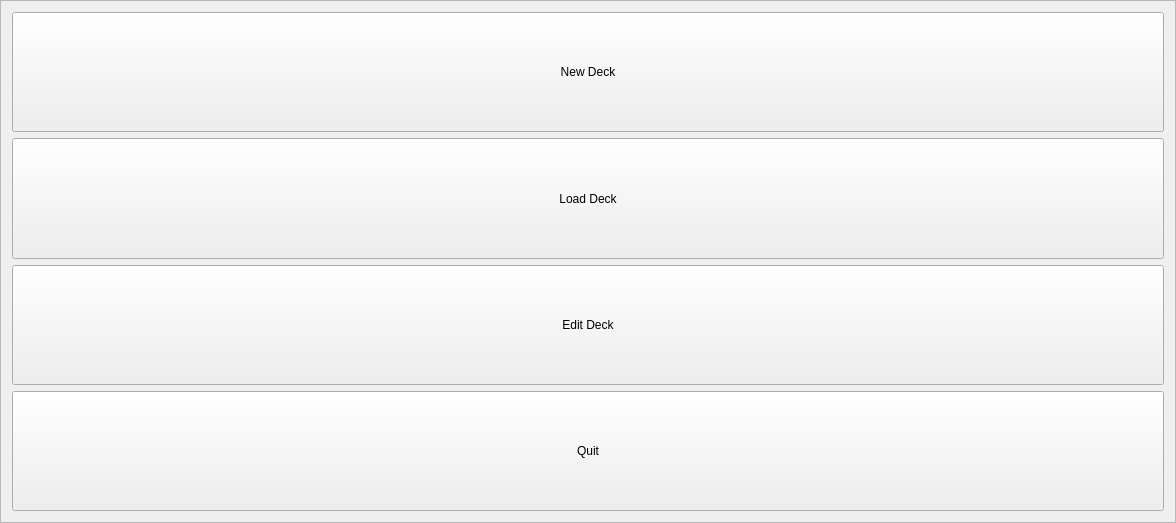
<?xml version="1.0" encoding="UTF-8"?>
<ui version="4.0">
 <class>startFrame</class>
 <widget class="QFrame" name="startFrame">
  <property name="geometry">
   <rect>
    <x>0</x>
    <y>0</y>
    <width>1176</width>
    <height>523</height>
   </rect>
  </property>
  <property name="windowTitle">
   <string>Frame</string>
  </property>
  <property name="frameShape">
   <enum>QFrame::StyledPanel</enum>
  </property>
  <property name="frameShadow">
   <enum>QFrame::Raised</enum>
  </property>
  <layout class="QVBoxLayout" name="verticalLayout">
   <item>
    <widget class="QPushButton" name="newDeckButton">
     <property name="sizePolicy">
      <sizepolicy hsizetype="Preferred" vsizetype="Preferred">
       <horstretch>0</horstretch>
       <verstretch>0</verstretch>
      </sizepolicy>
     </property>
     <property name="text">
      <string>New Deck</string>
     </property>
    </widget>
   </item>
   <item>
    <widget class="QPushButton" name="loadDeckButton">
     <property name="sizePolicy">
      <sizepolicy hsizetype="Preferred" vsizetype="Preferred">
       <horstretch>0</horstretch>
       <verstretch>0</verstretch>
      </sizepolicy>
     </property>
     <property name="text">
      <string>Load Deck</string>
     </property>
    </widget>
   </item>
   <item>
    <widget class="QPushButton" name="editDeckButton">
     <property name="sizePolicy">
      <sizepolicy hsizetype="Preferred" vsizetype="Preferred">
       <horstretch>0</horstretch>
       <verstretch>0</verstretch>
      </sizepolicy>
     </property>
     <property name="text">
      <string>Edit Deck</string>
     </property>
    </widget>
   </item>
   <item>
    <widget class="QPushButton" name="quitButton">
     <property name="sizePolicy">
      <sizepolicy hsizetype="Preferred" vsizetype="Preferred">
       <horstretch>0</horstretch>
       <verstretch>0</verstretch>
      </sizepolicy>
     </property>
     <property name="text">
      <string>Quit</string>
     </property>
    </widget>
   </item>
  </layout>
 </widget>
 <resources/>
 <connections/>
</ui>
